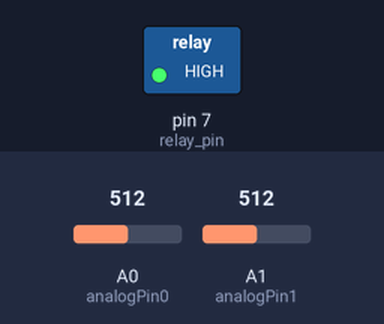
Recording of a sketch running on a simulated Arduino Uno, built with avr-gcc and run on an emulated ATmega328P. On the bench: switched loads named in the sketch (green lamp = pin HIGH). Inputs (shaded band) come from the test bench; at power-on: A0 (analogPin0) = 512, A1 (analogPin1) = 512. What the sketch prints to the serial monitor is not drawn.

Above: at 0.1 s.
Timing chart, 0 to 1.6 s (numbered marks = the images above):
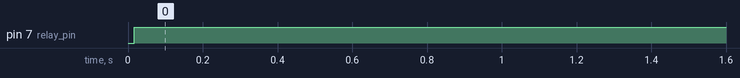

Measured:
- by itself, pin 7 (relay_pin): LOW → HIGH at 0.02 s

The sketch:

watering.ino
```cpp
#define analogPin0 A0
#define analogPin1 A1

int moisture_1 = 0;
int moisture_2 = 0;
int relay_pin = 7;
int moist=500;

void setup() {
  Serial.begin(9600);
  pinMode(relay_pin, OUTPUT);
}

void loop() {

  moisture_1 = analogRead(analogPin0);
  moisture_2 = analogRead(analogPin1);

  Serial.print("Moisture on sensor 1: ");
  Serial.println(moisture_1);
  Serial.print("Moisture on sensor 2: ");
  Serial.println(moisture_2);
  if ((moisture_1 > moist)||(moisture_2 > moist)) {
    Serial.println("Sensors dry, WATERING ON");
    digitalWrite(relay_pin, HIGH);
    delay(3600);
  }
  else{
    digitalWrite(relay_pin, LOW);
    Serial.println("Sensors wet, WATERING OFF");
    }

  delay(500);
}
```
